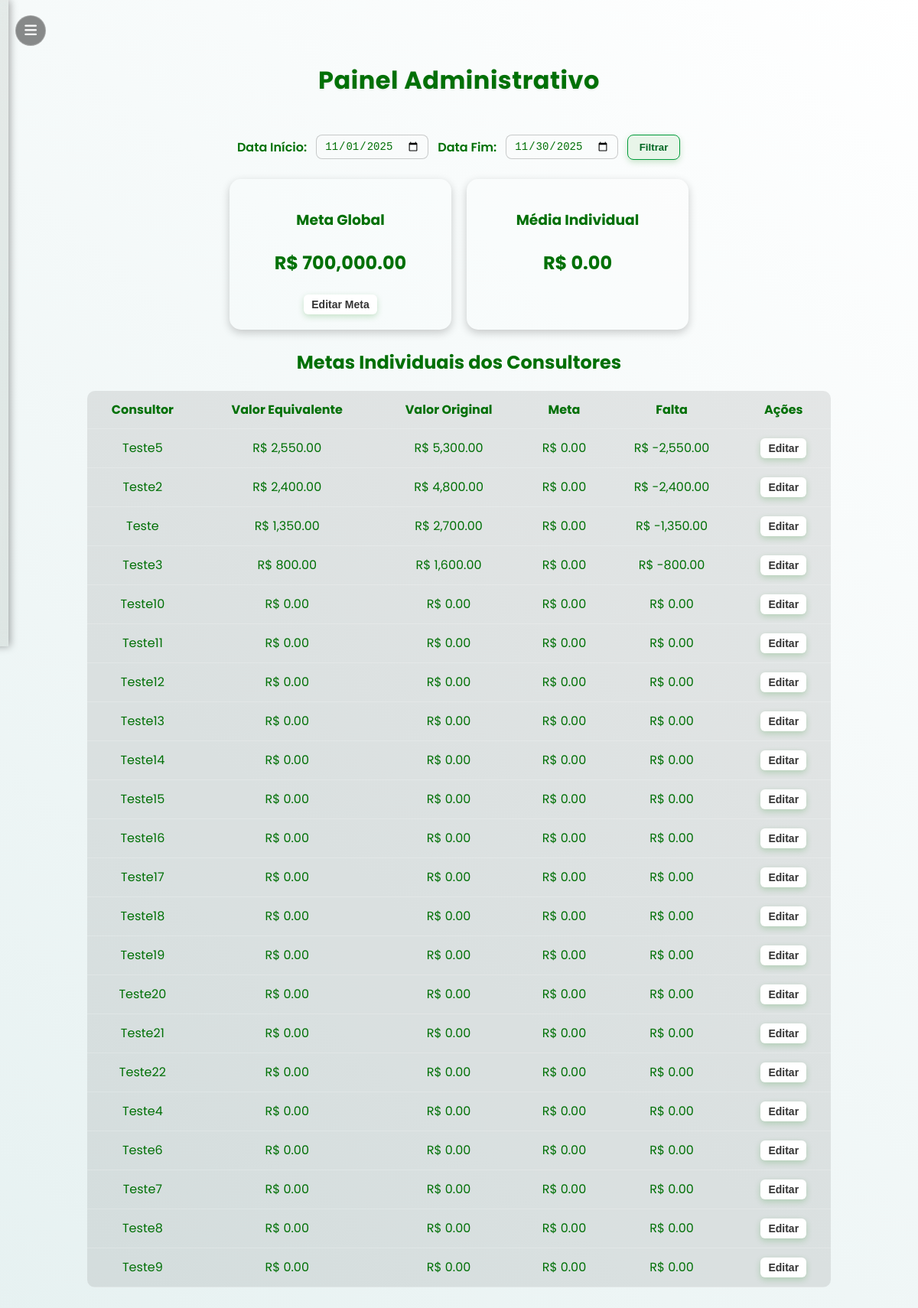
Before: /painel_admin (signed in) with the older database file.
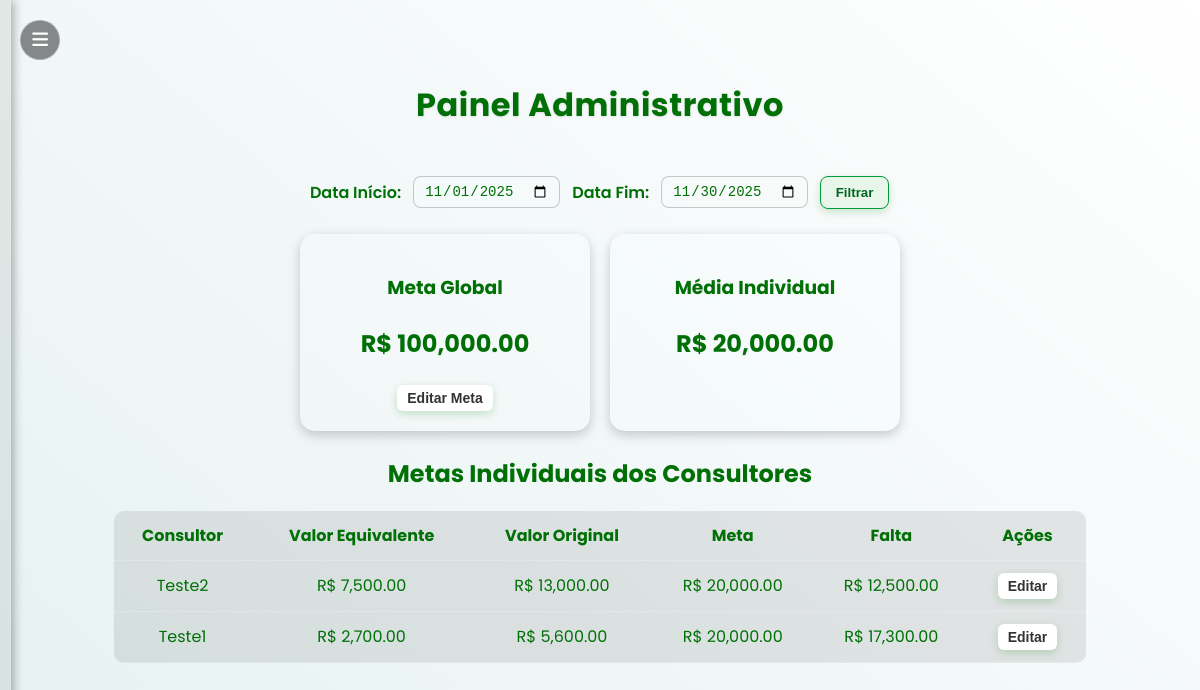
After: the same page with the newer database file.
### tables this page shows
CREATE TABLE metas_globais (
                id INTEGER PRIMARY KEY AUTOINCREMENT,
                valor REAL
            );

CREATE TABLE users (
            id INTEGER PRIMARY KEY AUTOINCREMENT,
            nome TEXT UNIQUE NOT NULL,
            senha TEXT NOT NULL,
            role TEXT DEFAULT 'user'
        );

### app.py (the view, shortened to what this page needs)
@app.route("/painel_admin", methods=["GET", "POST"])
def painel_admin():
    if "user" not in session or session["role"] != "admin":
        return redirect(url_for("login"))
    data_ini = request.args.get("data_ini")
    data_fim = request.args.get("data_fim")
    agora = datetime.now()
    if not data_ini or not data_fim:
        data_ini = agora.replace(day=1).strftime("%Y-%m-%d")
        ultimo_dia = (agora.replace(day=1) + relativedelta(months=1) - timedelta(days=1)).strftime("%Y-%m-%d")
        data_fim = ultimo_dia
    conn = get_conn()
    cur = conn.cursor()
    ph = "?" if isinstance(conn, sqlite3.Connection) else "%s"
    cur.execute("""
        CREATE TABLE IF NOT EXISTS metas_globais (
            id INTEGER PRIMARY KEY AUTOINCREMENT,
            valor REAL
        )
    """ if isinstance(conn, sqlite3.Connection) else """
        CREATE TABLE IF NOT EXISTS metas_globais (
            id SERIAL PRIMARY KEY,
            valor NUMERIC(12,2)
        )
    """)
    cur.execute("""
        CREATE TABLE IF NOT EXISTS metas_individuais (
            id INTEGER PRIMARY KEY AUTOINCREMENT,
            consultor TEXT UNIQUE,
            meta REAL
        )
    """ if isinstance(conn, sqlite3.Connection) else """
        CREATE TABLE IF NOT EXISTS metas_individuais (
            id SERIAL PRIMARY KEY,
            consultor TEXT UNIQUE,
            meta NUMERIC(12,2)
        )
    """)
    if isinstance(conn, sqlite3.Connection):
        query = f"""
            SELECT u.nome AS consultor,
                   COALESCE(SUM(p.valor_equivalente), 0) AS total_eq,
                   COALESCE(SUM(p.valor_original), 0) AS total_or,
                   COALESCE(m.meta, 0) AS meta,
                   (COALESCE(m.meta, 0) - COALESCE(SUM(p.valor_equivalente), 0)) AS falta
            FROM users u
            LEFT JOIN propostas p
                ON u.nome = p.consultor
               AND DATE(p.data) BETWEEN {ph} AND {ph}
            LEFT JOIN metas_individuais m
                ON u.nome = m.consultor
            WHERE u.role != 'admin'
            GROUP BY u.nome, m.meta
            ORDER BY total_eq DESC;
        """
    cur.execute(query, (data_ini, data_fim))
    ranking = cur.fetchall()
    cur.execute("SELECT valor FROM metas_globais ORDER BY id DESC LIMIT 1;")
    meta_global_row = cur.fetchone()
    meta_global = meta_global_row[0] if meta_global_row else 0
    media_usuarios = (sum([r[3] or 0 for r in ranking]) / len(ranking)) if ranking else 0
    conn.close()
    return render_template(
        "painel_admin.html",
        ranking=ranking,
        meta_global=meta_global,
        media_usuarios=media_usuarios,
        data_ini=data_ini,
        data_fim=data_fim
    )

### app.py (called while the page is built)
def get_conn():
    if DATABASE_URL and psycopg2:
        return psycopg2.connect(DATABASE_URL, sslmode="require")
    else:
        return sqlite3.connect(LOCAL_DB, check_same_thread=False)

### templates/painel_admin.html (shortened to what this page needs)
{% extends "base.html" %}
{% block content %}
<div class="painel-admin">
  <div class="topo-admin">
    <h1>Painel Administrativo</h1>
  </div>
  <form method="get" class="filtro-data">
    <label>Data Início:</label>
    <input type="date" name="data_ini" value="{{ data_ini }}">
    <label>Data Fim:</label>
    <input type="date" name="data_fim" value="{{ data_fim }}">
    <button type="submit" class="btn-filtrar">Filtrar</button>
  </form>
  <div class="box-metas">
    <div class="card-meta">
      <h3>Meta Global</h3>
      <p class="valor">R$ {{ "{:,.2f}".format(meta_global or 0) }}</p>
      <button class="btn-editar" onclick="abrirMetaGlobal()">Editar Meta</button>
    </div>
    <div class="card-meta">
      <h3>Média Individual</h3>
      <p class="valor">R$ {{ "{:,.2f}".format(media_usuarios or 0) }}</p>
    </div>
  </div>
  <div class="tabela-admin">
    <h2>Metas Individuais dos Consultores</h2>
    <table>
      <thead>
        <tr>
          <th>Consultor</th>
          <th>Valor Equivalente</th>
          <th>Valor Original</th>
          <th>Meta</th>
          <th>Falta</th>
          <th>Ações</th>
        </tr>
      </thead>
      <tbody>
        {% for linha in ranking %}
        <tr>
          <td>{{ linha[0] }}</td>
          <td>R$ {{ "{:,.2f}".format(linha[1] or 0) }}</td>
          <td>R$ {{ "{:,.2f}".format(linha[2] or 0) }}</td>
          <td>R$ {{ "{:,.2f}".format(linha[3] or 0) }}</td>
          <td>R$ {{ "{:,.2f}".format(linha[4] or 0) }}</td>
          <td>
            <button class="btn-editar" onclick="abrirMeta('{{ linha[0] }}', '{{ linha[3] or 0 }}')">Editar</button>
          </td>
        </tr>
        {% endfor %}
      </tbody>
    </table>
  </div>
</div>
{% endblock %}

### templates/base.html (shortened to what this page needs)
<!DOCTYPE html>
<html lang="pt-BR">
<head>
    <link rel="stylesheet" href="{{ url_for('static', filename='style.css') }}">
    <link rel="stylesheet" href="https://cdnjs.cloudflare.com/ajax/libs/font-awesome/6.5.0/css/all.min.css">
</head>
<body class="pagina">
    <button class="menu-toggle" id="menuToggle">
        <i class="fa-solid fa-bars"></i>
    </button>
    <div class="sidebar" id="sidebar">
    </div>
    <div class="content">
        {% block content %}{% endblock %}
    </div>
</body>
</html>

### static/style.css (style rules this page uses)
:root { --gradiente-inicio: #e6f1f1; --gradiente-fim: #ffffff; --cor-texto: #007006; --bg-container: rgba(255, 255, 255, 0.12); --bg-input: rgba(255, 255, 255, 0.15); }
body:not(.dark-mode) .btn-filtro, body:not(.dark-mode) .btn-filtrar { background: #e8f5e9 !important; color: #006622 !important; border: 1px solid #009b3a !important; }
body.pagina { background: linear-gradient(40deg, var(--gradiente-inicio), var(--gradiente-fim)); font-family: 'Poppins', sans-serif; color: var(--cor-texto); min-height: 100vh; margin: 0; transition: 0.4s ease; font-family: 'Poppins', sans-serif !important; overflow-y: auto; font-family: 'Poppins', sans-serif !important; }
.sidebar { width: 230px; height: 100vh; position: fixed; left: 0; top: 0; background: rgba(0, 40, 12, 0.068); backdrop-filter: blur(15px); -webkit-backdrop-filter: blur(15px); display: flex; flex-direction: column; justify-content: space-between; padding: 25px 20px; border-right: 1px solid rgba(255, 255, 255, 0.13); box-shadow: 2px 0 10px rgba(0, 0, 0, 0.35); transform: translateX(-260px); transition: transform 0.35s ease; z-index: 998; padding-bottom: 20px; }
.menu-toggle { position: fixed; top: 20px; left: 20px; z-index: 2001; width: 40px; height: 40px; border-radius: 25px; background: rgba(0, 0, 0, 0.45); border: 1px solid rgba(255, 255, 255, 0.25); display: flex; align-items: center; justify-content: center; cursor: pointer; font-size: 18px; color: white; transition: 0.3s ease; }
.content { margin-left: 0; transition: margin-left 0.4s; padding: 60px; text-align: center; }
.btn-editar, .btn-excluir { padding: 6px 10px; border-radius: 8px; text-decoration: none; color: white; font-size: 14px; margin: 0 3px; transition: 0.3s; }
.btn-editar { background-color: #009900; }
.btn-filtrar { background: linear-gradient(40deg, var(--gradiente-inicio), var(--gradiente-fim)); color: var(--cor-texto); border: 1px solid rgba(255, 255, 255, 0.25); padding: 8px 16px; border-radius: 10px; cursor: pointer; font-weight: 600; transition: 0.3s ease; backdrop-filter: blur(6px); }
.painel-admin { width: 90%; margin: auto; color: var(--cor-texto); }
.topo-admin { display: flex; justify-content: center; align-items: center; margin-bottom: 25px; }
.topo-admin h1 { text-align: center; font-weight: 700; color: var(--cor-texto); letter-spacing: 0.5px; text-shadow: 0 1px 3px rgba(0, 0, 0, 0.1); }
.btn-filtrar, .btn-editar { background: linear-gradient(90deg, #009b2d, #00c447); border: none; border-radius: 8px; color: var(--cor-texto); font-weight: 600; cursor: pointer; padding: 6px 14px; box-shadow: 0 3px 8px rgba(0, 128, 0, 0.2); transition: background 0.2s, transform 0.15s ease; }
.box-metas { display: flex; gap: 20px; flex-wrap: wrap; justify-content: center; margin-bottom: 25px; }
.card-meta { background: rgba(255, 255, 255, 0.1); padding: 20px; border-radius: 15px; min-width: 250px; text-align: center; box-shadow: 0 4px 12px rgba(0, 0, 0, 0.2); }
.card-meta h3 { margin-bottom: 8px; }
.card-meta .valor { font-size: 24px; font-weight: bold; }
.tabela-admin table { width: 100%; border-collapse: collapse; background: rgba(100, 100, 100, 0.144); border-radius: 10px; overflow: hidden; color: var(--cor-texto); }
.tabela-admin th, .tabela-admin td { padding: 12px; text-align: center; border-bottom: 1px solid rgba(255, 255, 255, 0.2); color: var(--cor-texto); }
.btn-editar { background: #fff; color: #333; border: none; padding: 5px 10px; border-radius: 6px; cursor: pointer; transition: 0.3s; }
.btn-filtrar { background: #ffffff; color: #007a33; font-weight: 600; border: none; border-radius: 8px; padding: 8px 18px; cursor: pointer; transition: all 0.25s ease; }
.btn-filtro, .btn-filtrar { padding: 8px 14px; border-radius: 8px; border: 1px solid #00a65a; background: white; color: #007b3a; cursor: pointer; transition: 0.2s; }

### templates/painel_admin.html (style rules this page uses)
.filtro-data { display: flex; justify-content: center; align-items: center; gap: 12px; margin-bottom: 25px; flex-wrap: wrap; }
.filtro-data label { font-weight: 600; color: var(--cor-texto); }
.filtro-data input[type="date"] { padding: 6px 10px; border-radius: 8px; border: 1px solid rgba(0,0,0,0.2); background: var(--bg-input); color: var(--cor-texto); font-size: 14px; }
.btn-filtrar { background: #108001; color: white; border: none; border-radius: 8px; padding: 8px 15px; cursor: pointer; font-weight: 600; transition: 0.3s; }

Changed rows visible on the page:
removed users: nome "Teste5", linha "2,550.00", linha "5,300.00", linha "0.00", linha "-2,550.00"
removed users: nome "Teste3", linha "800.00", linha "1,600.00", linha "0.00", linha "-800.00"
removed users: nome "Teste10", linha "0.00"
removed users: nome "Teste11", linha "0.00"
removed users: nome "Teste12", linha "0.00"
removed users: nome "Teste13", linha "0.00"
removed users: nome "Teste14", linha "0.00"
removed users: nome "Teste15", linha "0.00"
removed users: nome "Teste16", linha "0.00"
removed users: nome "Teste17", linha "0.00"
removed users: nome "Teste18", linha "0.00"
removed users: nome "Teste19", linha "0.00"
removed users: nome "Teste20", linha "0.00"
removed users: nome "Teste21", linha "0.00"
removed users: nome "Teste22", linha "0.00"
removed users: nome "Teste4", linha "0.00"
removed users: nome "Teste6", linha "0.00"
removed users: nome "Teste7", linha "0.00"
removed users: nome "Teste8", linha "0.00"
removed users: nome "Teste9", linha "0.00"
changed metas_globais: valor "700,000.00" → "100,000.00"
changed users "Teste2": linha "2,400.00" → "7,500.00"; linha "4,800.00" → "13,000.00"; linha "0.00" → "20,000.00"; linha "-2,400.00" → "12,500.00"
changed users: nome "Teste" → "Teste1"; linha "1,350.00" → "2,700.00"; linha "2,700.00" → "5,600.00"; linha "0.00" → "20,000.00"; linha "-1,350.00" → "17,300.00"
Other visible differences:
{{ "{:,.2f}".format(media_usuarios or 0) }}: "0.00" → "20,000.00"
